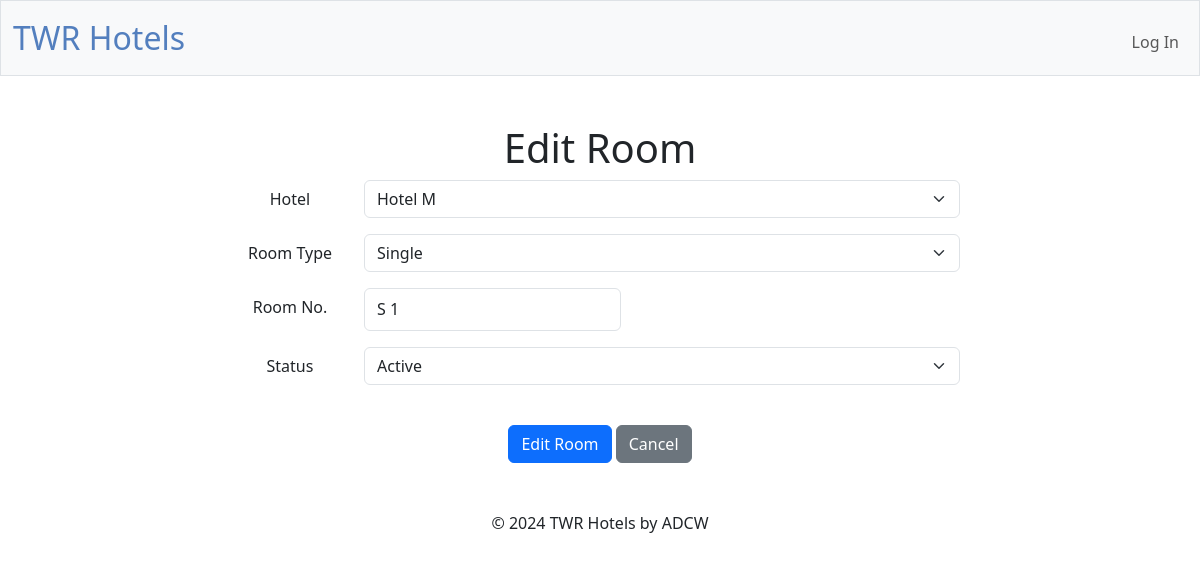
Screenshot of /edit_room?roomid=1 with the database file from the repository.
### tables this page shows
CREATE TABLE "rooms" (roomID INTEGER PRIMARY KEY AUTOINCREMENT NOT NULL, hotelID INTEGER NOT NULL, typeID INTEGER NOT NULL, statusID INTEGER NOT NULL, roomNo TEXT NOT NULL, FOREIGN KEY (hotelID) REFERENCES Hotels(hotelID),  FOREIGN KEY (typeID) REFERENCES "roomTypes"(typeID), FOREIGN KEY (statusID) REFERENCES status(statusID));

CREATE TABLE "hotels" (hotelID INTEGER PRIMARY KEY AUTOINCREMENT NOT NULL , name TEXT NOT NULL, address TEXT, phone INTEGER NOT NULL, email TEXT NOT NULL, checkinTime TIME NOT NULL, checkoutTime TIME NOT NULL, statusID INTEGER NOT NULL, FOREIGN KEY (statusID) REFERENCES status(statusID));

CREATE TABLE "roomTypes" (typeID INTEGER PRIMARY KEY AUTOINCREMENT NOT NULL,name TEXT NOT NULL, description TEXT, capacity INTEGER NOT NULL, statusID INTEGER NOT NULL, FOREIGN KEY (statusID) REFERENCES status(statusID));

CREATE TABLE "status" (statusID INTEGER PRIMARY KEY AUTOINCREMENT NOT NULL, status TEXT NOT NULL);

### app.py (the view, shortened to what this page needs)
@app.route("/edit_room", methods=["GET", "POST"])
@manager_required
def edit_room():
    roomid = request.args.get("roomid", type=int)
    room = db.execute("SELECT * FROM rooms WHERE roomID = ?", roomid)
    room = room[0] if room else None
    hotels = db.execute("SELECT * FROM hotels WHERE statusID = 1")
    roomTypes = db.execute("SELECT * FROM roomTypes WHERE statusID = 1")
    allStatus = db.execute("SELECT * FROM status")
    return render_template("edit_room.html", room=room, roomTypes=roomTypes, hotels=hotels, allStatus=allStatus)

### app.py (called while the page is built)
@app.after_request
def after_request(response):
    response.headers["Cache-Control"] = "no-cache, no-store, must-revalidate"
    response.headers["Expires"] = 0
    response.headers["Pragma"] = "no-cache"
    return response

### templates/edit_room.html (shortened to what this page needs)
{% extends "layout.html" %}
{% block main %}
    <h1>Edit Room</h1>
     <div class="container">
        <div class="row">
            <div class="col-md-8 offset-md-2">
                <form action="/edit_room?roomid={{ room['roomID'] }}" method="post">
                    <div class="mb-3 row">
                        <label for="hotelID" class="col-sm-2 col-form-label">Hotel</label>
                        <div class="col-sm-10">
                        <select class="form-select" id="hotelID" name="hotelID" autofocus>
                            {% for hotel in hotels %}
                                <option value="{{ hotel['hotelID'] }}" {% if hotel['hotelID'] == room['hotelID'] %} selected {% endif %}> {{ hotel['name'] }}</option>
                            {% endfor %}
                        </select>
                        </div>
                    </div>
                    <div class="mb-3 row">
                        <label for="roomTypeID" class="col-sm-2 col-form-label">Room Type</label>
                        <div class="col-sm-10">
                            <select class="form-select" id="roomTypeID" name="roomTypeID">
                                {% for roomType in roomTypes %}
                                <option value="{{ roomType['typeID'] }}" {% if roomType['typeID'] == room['typeID'] %} selected {% endif %}>{{ roomType['name'] }}</option>
                                {% endfor %}
                            </select>
                        </div>
                    </div>
                    <div class="mb-3 row">
                        <label for="roomNo" class="col-sm-2 col-form-label">Room No.</label>
                        <div class="col-sm-10">
                            <input class="form-control w-auto" id="roomNo" name="roomNo" type="text" value="{{ room['roomNo'] }}">
                        </div>
                    </div>
                    <div class="mb-3 row">
                        <label for="status" class="col-sm-2 col-form-label">Status</label>
                        <div class="col-sm-10">
                            <select class="form-select" id="statusID" name="statusID">
                                {% for status in allStatus %}
                                    <option value="{{ status['statusID'] }}" {% if status['statusID'] == room['statusID'] %} selected {% endif %}>{{ status['status'] }}</option>
                                {% endfor %}
                            </select>
                        </div>
                    </div>
                    <br>
                    <div>
                        <button class="btn btn-primary" type="submit">Edit Room</button>
                        <a href="/rooms" class="btn btn-secondary">Cancel</a>
                    </div>
                </form>
            </div>
        </div>
    </div>
{% endblock %}

### static/styles.css (style rules this page uses)
button, input[type="submit"] { background-color: #d9edff; border: 1px solid transparent; border-radius: 0.25rem; font-size: 0.95rem; font-weight: 400; line-height: 1.5; padding: 0.375rem 0.75rem; text-align: center; transition: color 0.15s ease-in-out, background-color 0.15s ease-in-out, border-color 0.15s ease-in-out, box-shadow 0.15s ease-in-out; vertical-align: middle; }
input[type="text"], input[type="number"] { line-height: 1.8; width: 25%; }

### rows the page displays
rooms: hotelID "Hotel M", roomTypeID "Single", roomNo "S 1", statusID "Active"
